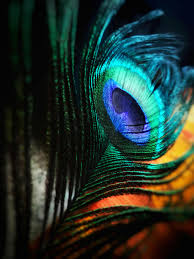
#> input picture images/feather.jpg, 194 x 259 px
$ python expe2.py
#> lines starting #> are read from the running program, lines starting #| are printed output that depends on the picture
import cv2
import numpy as np

origenal = cv2.imread('images/feather.jpg', 0)
#> origenal: shape (259, 194); min 0, max 241, mean 43.9
cv2.imshow('original_image', origenal)
width, height = origenal.shape
#> width = 259; height = 194
print(width, height)
#| 259 194

#--------------------<Image Translation>--------------------#
Tx = 100
Ty = 0
Transformation_Matrix = np.float32([[1, 0, -Tx], [0, 1, Ty]])
transformed_image = cv2.warpAffine(origenal, Transformation_Matrix, origenal.shape[::-1])
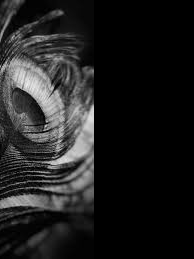
#> transformed_image: shape (259, 194); min 0, max 241, mean 31.4
cv2.imshow('Transformed_image', transformed_image)

#--------------------<Image Reflection>--------------------#
M_Horizontal = np.float32([[1,  0, 0], [0, -1, width], [0,  0, 1]])
#> M_Horizontal = [[1, 0, 0], [0, -1, 259], [0, 0, 1]]
M_Vertical = np.float32([[-1, 0, height], [0, 1, 0], [0, 0, 1]])
#> M_Vertical = [[-1, 0, 194], [0, 1, 0], [0, 0, 1]]

reflected_hor = cv2.warpPerspective(origenal, M_Horizontal, (int(height), int(width)))
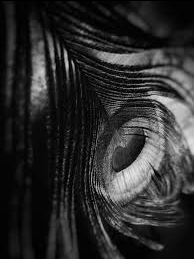
#> reflected_hor: shape (259, 194); min 0, max 241, mean 43.8
reflected_ver = cv2.warpPerspective(origenal, M_Vertical, (int(height), int(width)))
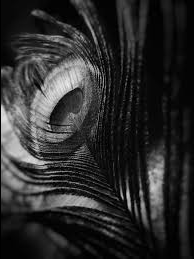
#> reflected_ver: shape (259, 194); min 0, max 241, mean 43.8
cv2.imshow('ReflectedImageHor', reflected_hor)
cv2.imshow('ReflectedImageVer', reflected_ver)

#--------------------<Image Rotation>--------------------#
# M_Rotation = np.float32([[1,  0, 0], [0, -1, width], [0,  0, 1]])
img_rotation = cv2.warpAffine(origenal, cv2.getRotationMatrix2D((height/2, width/2), 30, 0.6), (height, width))
cv2.imshow('imgRotation', img_rotation)

#--------------------<Image Shrink>--------------------#
img_shrinked = cv2.resize(origenal, (200, 100), interpolation = cv2.INTER_AREA)
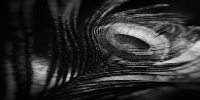
#> img_shrinked: shape (100, 200); min 0, max 234, mean 43.7
cv2.imshow('imgShrinked', img_shrinked)

#--------------------<Image Enlarged>--------------------#
img_enlarged = cv2.resize(origenal, None, fx=1.5, fy=1.5, interpolation=cv2.INTER_CUBIC)
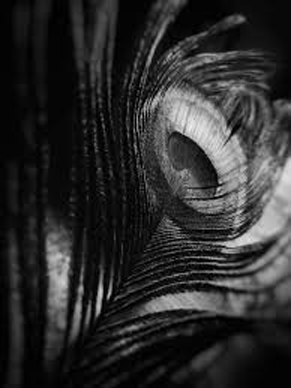
#> img_enlarged: shape (388, 291); min 0, max 239, mean 43.9
cv2.imshow('imgEnlarged', img_enlarged)

#--------------------<Image croped>--------------------#
cropped_img = origenal[0:150, 50:194]
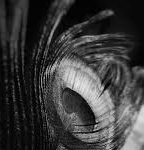
#> cropped_img: shape (150, 144); min 0, max 241, mean 58.5
cv2.imshow('imgCropped', cropped_img)

#--------------------<Image shearing>--------------------#
M_ShearingX = np.float32([[1, 0.5, 0], [0, 1, 0], [0, 0, 1]])
sheared_img = cv2.warpPerspective(origenal, M_ShearingX, (int(height*1.5), int(width*1.5)))
cv2.imshow('imgShearingX', sheared_img)

M_ShearingY = np.float32([[1, 0, 0], [0.5, 1, 0], [0, 0, 1]])
sheared_img = cv2.warpPerspective(origenal, M_ShearingY, (int(height*1.5), int(width*1.5)))
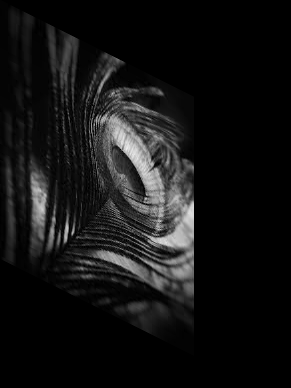
#> sheared_img: shape (388, 291); min 0, max 237, mean 19.6
cv2.imshow('imgShearingY', sheared_img)


#making the program wait for a key before treminating
cv2.waitKey(0)
cv2.destroyAllWindows()
